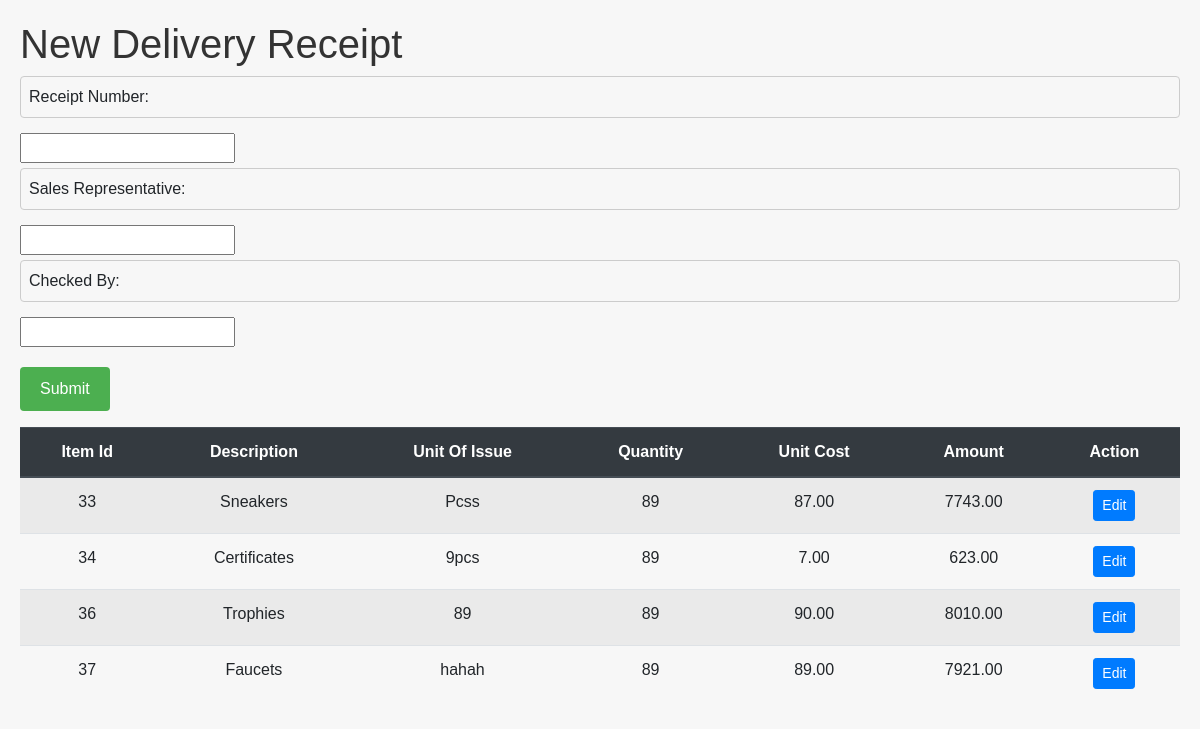
/dr_receive.php?id=21, run on the app's committed database.
### tables this page shows
CREATE TABLE `pod_items` (
  `id` int(11) NOT NULL,
  `supplier_Id` int(11) DEFAULT NULL,
  `purchase_order_id` int(11) DEFAULT NULL,
  `category` varchar(100) DEFAULT NULL,
  `item_description` varchar(100) DEFAULT NULL,
  `unit_of_measure` varchar(50) DEFAULT NULL,
  `quantity` int(11) DEFAULT NULL,
  `unit_price` decimal(10,2) DEFAULT NULL,
  `amount` decimal(10,2) DEFAULT NULL,
  `serial_Id` int(50) NOT NULL,
  `date_expiry` datetime(6) NOT NULL
);

### util/dbhelper.php (called while the page is built, shortened)
<?php
class DbHelper
{
    private $hostname = "127.0.0.1";
    private $username = "root";
    private $password = "";
    private $database = "inventory_management";
    private $conn;
    public function __construct()
    {
        $this->conn = new mysqli($this->hostname, $this->username, $this->password, $this->database);
    }
public function dr_receive($id)
{
    $sql = "SELECT
    purchase_orders.purchase_order_id,
    purchase_orders.purchase_order_number,
    purchase_orders.order_date,
    purchase_orders.mode_of_procurement,
    purchase_orders.procurement_number,
    purchase_orders.procurement_date,
    purchase_orders.place_of_delivery,
    purchase_orders.delivery_date,
    purchase_orders.term_of_delivery,
    purchase_orders.status,
    suppliers.description,
    suppliers.supplier_id,
    suppliers.address,
    pod_items.category,
    pod_items.item_description,
    pod_items.unit_of_measure,
    pod_items.unit_price,
    pod_items.amount,
    pod_items.quantity,
    pod_items.id
FROM
    pod_items
LEFT JOIN
    purchase_orders ON pod_items.purchase_order_id = purchase_orders.purchase_order_id
LEFT JOIN
    suppliers ON purchase_orders.supplier_id = suppliers.supplier_id
WHERE
    purchase_orders.purchase_order_id = ?";
    $stmt = $this->conn->prepare($sql);
    $stmt->bind_param("i", $id);
    if (!$stmt->execute()) {
        die('Execute error: ' . $stmt->error);
    }
    $result = $stmt->get_result();
    $p_order = array();
    while ($row = $result->fetch_assoc()) {
        $p_order[] = (object) $row;
    }
    return $p_order;
}
}

### dr_receive.php (the view, shortened to what this page needs)
<?php
if (isset($_GET["id"])) {
    $id = $_GET["id"];
} else {
    die("ID NOT SET");
}
require_once "./util/dbhelper.php";
$db = new DbHelper();
$display_data = $db->dr_receive($id);
?>
<!DOCTYPE html>
<html lang="en">
<head>
    <link rel="stylesheet" href="https://stackpath.bootstrapcdn.com/bootstrap/4.5.2/css/bootstrap.min.css">
</head>
<body>
    <h1>New Delivery Receipt</h1>
    <form action="./logic/receipt_process.php" method="post">
        <label for="receipt_number">Receipt Number:</label>
        <input type="text" id="receipt_number" name="receipt_number" required>
        <label for="sales_representative">Sales Representative:</label>
        <input type="text" id="sales_representative" name="sales_representative" required>
        <label for="checked_by">Checked By:</label>
        <input type="text" id="checked_by" name="checked_by" required>
        <div class="form-group full-width">
            <div class="form-actions">
                <button type="submit" name="submit" class="submit-btn">Submit</button>
            </div>
        </div>
    </form>
    <table class="table table-striped">
        <thead class="thead-dark">
            <tr>
                <th class="text-center">Item Id</th>
                <th class="text-center">Description</th>
                <th class="text-center">Unit Of Issue</th>
                <th class="text-center">Quantity</th>
                <th class="text-center">Unit Cost</th>
                <th class="text-center">Amount</th>
                <th class="text-center">Action</th>
            </tr>
        </thead>
        <tbody>
            <?php foreach ($display_data as $row) : ?>
                <tr>
                    <td class="text-center"><?= htmlspecialchars($row->id); ?></td>
                    <td class="text-center"><?= htmlspecialchars($row->item_description); ?></td>
                    <td class="text-center"><?= htmlspecialchars($row->unit_of_measure); ?></td>
                    <td class="text-center"><?= htmlspecialchars($row->quantity); ?></td>
                    <td class="text-center"><?= htmlspecialchars($row->unit_price); ?></td>
                    <td class="text-center"><?= htmlspecialchars($row->amount); ?></td>
                    <td class="text-center">
                        <a href="./crud_form/edit_pod_items_receipt.php?id=<?= urlencode($row->id); ?>" class="btn btn-primary btn-sm">Edit</a>
                    </td>
                </tr>
            <?php endforeach; ?>
        </tbody>
    </table>
</body>
</html>

### dr_receive.php (style rules this page uses)
body { font-family: Arial, sans-serif; margin: 20px; background-color: #f7f7f7; }
h1 { color: #333; }
label { display: block; width: 100%; padding: 8px; margin: 5px 0 15px; border: 1px solid #ccc; border-radius: 4px; }
.form-actions { margin-top: 20px; }
.submit-btn { padding: 10px 20px; background-color: #4CAF50; color: white; border: none; border-radius: 4px; cursor: pointer; }

### data on the page
pod_items: id "33", item_description "Sneakers", unit_of_measure "Pcss", quantity "89", unit_price "87.00", amount "7743.00"
pod_items: id "34", item_description "Certificates", unit_of_measure "9pcs", quantity "89", unit_price "7.00", amount "623.00"
pod_items: id "36", item_description "Trophies", unit_of_measure "89", quantity "89", unit_price "90.00", amount "8010.00"
pod_items: id "37", item_description "Faucets", unit_of_measure "hahah", quantity "89", unit_price "89.00", amount "7921.00"
